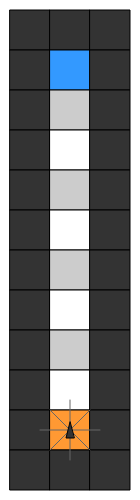
Frame 1 (no input)
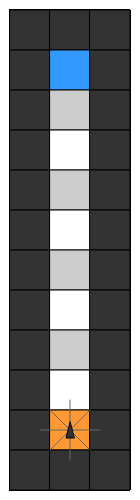
Frame 60 (no input)
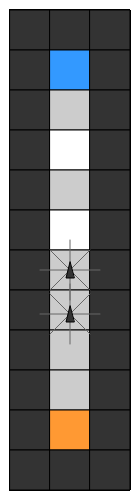
Frame 120 (the mouse pressed at the canvas centre since frame 60)

The p5.js sketch that drew these frames (run headless with seeded random() and noise() and a simulated clock; from frame 60 on, the mouse is pressed at the canvas centre):

// p5.js sketch
// ── sketch.js
// A | B | C
// ---------
// ctr |   A
//
// ctr: train, cancel; play, stop

let modes;
let maps;

function setup() {
  const configs = [
    mapSmall,
    // mapMedium,
  ];

  modes = new Modes;
  modes.setCurrent(modes.place);

  let x = 10, y = 10, h = 0;
  maps = configs.map(
    (config) => {
      const map = new Map(x, y, config);
      x += map.bounds.width + 10;
      h = max(map.bounds.bottom + 10, h);

      return map;
    }
  );

  frameRate(30);
  createCanvas(x, h);

  // var button = createButton("WALL");
  // button.position(10, 10);
  // button.mousePressed(changeBG);
}

function draw() {
  modes.update();

  for(let map of maps)
    map.update();
}

function keyTyped() {
  modes.keyboard();
}

function mousePressed() {
  handleMouse();
}
function mouseDragged() {
  handleMouse();
}

function handleMouse() {
  modes.mouse();
}

const speedMax = 2;
const speedAcc = .1;
const speedDec = .2;
var speed = 0;

// class Player {
//   constructor(index) {
//     this.size = 10;
//     this.rotation = PI * 1.5;
//     this.score = 0;
//     this.index = -1;
//
//     this.acceleration = createVector(0, 0);
//     this.velocity = createVector(0, 0);
//     this.r = 4;
//     this.maxSpeed = 1;    // Maximum speed
//     this.maxForce = 0.5; // Maximum steering force
//
//     const x = index % w;
//     const y = floor(index / w);
//     this.setPosition(tileSize * (x + .5), tileSize * (y + .5));
//   }
//
//   setPosition(x, y) {
//     const index = getIndex(x, y);
//
//     if(!isWalkable(_map[index]))
//       return false;
//
//     // if(this.index > -1) {
//     //   let desired = p5.Vector.sub(createVector(x, y), this.position);
//     //
//     //   // let d = desired.mag();
//     //   // if (d <= 100) {
//     //   //   let m = map(d, 0, 100, 0, this.maxSpeed);
//     //   //   desired.setMag(m);
//     //   // } else {
//     //   //   desired.setMag(this.maxSpeed);
//     //   // }
//     //
//     //   let steering = p5.Vector.sub(desired, this.velocity);
//     //   // steering.limit(this.maxForce);
//     //   this.acceleration.add(steering);
//     //   // this.acceleration.limit(this.maxSpeed);
//     //
//     //   this.velocity.add(this.acceleration);
//     //   this.velocity.limit(this.maxSpeed);
//     //   this.position.add(this.velocity);
//     //   // this.acceleration.set(0, 0);
//     // }
//
//     if(this.index != index) {
//       if(this.index > -1) {
//         this.score += getReward(_map[index]);
//         this.score += stepCost;
//       } else
//         this.position = createVector(x, y);
//
//       this.index = index;
//
//       if(_map[index] == REWARD)
//         _map[index] = FLOOR;
//     }
//
//     this.x = this.position.x;
//     this.y = this.position.y;
//
//     return true;
//   }
//
//   // moveX(delta) {
//   //   let theta = this.acceleration.heading();
//   //
//   //   this.acceleration.add(createVector(cos(theta + delta), sin(theta + delta)));
//   // }
//   // moveY(delta) {
//   //   let theta = this.acceleration.heading();
//   //
//   //   // this.setPosition(this.x, this.y + delta);
//   //   this.applyForce(this.seek(createVector(this.position.x + cos(theta), this.position.y + sin(theta))));
//   // }
//   //
//   // seek(target) {
//   //   const desired = p5.Vector.sub(target, this.position); // A vector pointing from the location to the target
//   //
//   //   // Scale to maximum speed
//   //   desired.setMag(this.maxSpeed);
//   //
//   //   // Steering = Desired minus velocity
//   //   const steer = p5.Vector.sub(desired, this.velocity);
//   //   steer.limit(this.maxForce); // Limit to maximum steering force
//   //
//   //   return steer;
//   //   //this.applyForce(steer);
//   // }
//
//   update() {
//     const theta = this.velocity.heading();
//
//     this.acceleration.add(createVector(cos(theta + steer), sin(theta + steer * speed)));
//
//     this.velocity.add(this.acceleration);
//     this.velocity.limit(speed);
//     // if(this.setPosition(this.velocity.x, this.velocity.y))
//     this.position.add(this.velocity);
//     this.acceleration.mult(0);
//   }
//
//   applyForce(force) {
//     // We could add mass here if we want A = F / M
//     this.acceleration.add(force);
//   }
//
//   boundaries() {
//     const d = 25;
//
//     let desired = null;
//
//     if (this.position.x < d) {
//       desired = createVector(this.maxSpeed, this.velocity.y);
//     } else if (this.position.x > width - d) {
//       desired = createVector(-this.maxSpeed, this.velocity.y);
//     }
//
//     if (this.position.y < d) {
//       desired = createVector(this.velocity.x, this.maxSpeed);
//     } else if (this.position.y > height - d) {
//       desired = createVector(this.velocity.x, -this.maxSpeed);
//     }
//
//     if (desired !== null) {
//       desired.normalize();
//       desired.mult(this.maxSpeed);
//       const steer = p5.Vector.sub(desired, this.velocity);
//       steer.limit(this.maxForce);
//       this.applyForce(steer);
//     }
//   }
//
//   draw() {
//     fill(51);
//     // ellipse(this.x, this.y, this.size, this.size);
//
//     let theta = this.velocity.heading() + PI * .5;
//
//     push();
//     translate(this.position.x, this.position.y);
//     rotate(theta);
//     beginShape();
//     vertex(0, -this.r * 2);
//     vertex(-this.r, this.r * 2);
//     vertex(this.r, this.r * 2);
//     endShape(CLOSE);
//     pop();
//   }
// }

// ── Board.js
const wallSize = 4;
const wallSize2 = wallSize / 2;

class Board {
  constructor(x, y, config) {
    this.x = x;
    this.y = y;
    this.config = config;

    // TODO: Remove!
    Object.assign(this, config);

    this.iterationSpeed = 1;
    this.iterationCount = config.iterations.length;

    this.paused = false;

    this.resetTiles();

    this.players = [];
    this.playerIdGen = 0;

    this.log = [];
  }

  resetTiles() {
    const { config } = this;

    this.setBoardSize(config.boardSize);
    this.setEdges(config.edges);
    this.setFood([]);

    this.startIndex = config.startIndex;
    this.endIndex = config.endIndex;

    this.paths = bfs(this, this.startIndex, this.endIndex);
  }
  setBoardSize(boardSize) {
    this.boardSize = boardSize;

    this.bounds = new BoardBounds(
      this.x, this.y,
      boardSize * this.config.tileSize,
      boardSize * this.config.tileSize
    );

    createCanvas(this.bounds.right + 10 + 400, this.bounds.bottom + 10);

    this.tiles = Array.from(
      Array(boardSize * boardSize),
      (_, index) => new BoardTile(this, index)
    );
  }
  setEdges(edges) {
    this.edges = edges;

    if(edges) {
      for(let e of edges)
        this.toggleEdge(this.tiles[e[0]], this.tiles[e[1]]);
    }
  }
  toggleEdge(a, b) {
    if(a.neighbors.indexOf(b.index) > -1) {
      if(a.edges.has(b.index)) {
        a.edges.delete(b.index);
        b.edges.delete(a.index);
      } else {
        a.edges.add(b.index);
        b.edges.add(a.index);
      }
    }
  }
  setFood(food) {
    this.food = new Set(food);
  }

  update() {
    const { bounds, tiles } = this;

    push();
    translate(bounds.left, bounds.top);

    for(let tile of tiles)
      tile.update();

    for(let i = 0; i < this.iterationSpeed; ++i) {
      for(let player of this.players)
        player.update();
    }

    fill(0);

    for(let t of tiles) {
      if(t.neighbors[0] == -1 || !t.edges.has(t.neighbors[0])) {
        rect(t.bounds.left - wallSize2, t.bounds.top - wallSize2, t.bounds.width + wallSize, wallSize); // top
      }
      if(t.neighbors[1] == -1 || !t.edges.has(t.neighbors[1])) {
        rect(t.bounds.left - wallSize2, t.bounds.top - wallSize2, wallSize, t.bounds.height + wallSize); // left
      }
      if(t.neighbors[2] == -1 || !t.edges.has(t.neighbors[2])) {
        rect(t.bounds.right - wallSize2, t.bounds.top - wallSize2, wallSize, t.bounds.height + wallSize); // right
      }
      if(t.neighbors[3] == -1 || !t.edges.has(t.neighbors[3])) {
        rect(t.bounds.left - wallSize2, t.bounds.bottom - wallSize2, t.bounds.width + wallSize, wallSize); // bottom
      }
    }

    textAlign(LEFT, TOP);
    textSize(20);
    text(this.log.join("\n"), bounds.width + 10, 0);

    pop();
  }

  isStart(tile) {
    return tile.index == this.startIndex;
  }
  isEnd(tile) {
    return tile.index == this.endIndex;
  }
  isWalkable(tile) {
    return tile.edges.size > 0;
  }

  getColor(tile) {
    if(this.food.has(tile.index))
      return color(255);

    if(tile.index == this.startIndex)
      return red;

    if(tile.index == this.endIndex)
      return blue;

    return color(204);
  }

  toIndex(x, y) {
    if(x < 0 || x >= this.boardSize || y < 0 || y >= this.boardSize)
      return -1;

    return x + this.boardSize * y;
  }
  fromIndex(index) {
    return [
      index % this.boardSize,
      Math.floor(index / this.boardSize),
    ];
  }

  localToX(x) {
    return floor(x / this.tileSize);
  }
  localToY(y) {
    return floor(y / this.tileSize);
  }
  localToIndex(x, y) {
    return this.toIndex(
      this.localToX(x),
      this.localToY(y)
    );
  }

  get(index) {
    if(index < 0)
      return undefined;

    return this.tiles[index];
  }

  getTargets(tileIndex, targets) {
    const { tiles } = this;

    const tile = tiles[tileIndex];

    const items = [];

    for(let i = 0, n = tile.neighbors.length; i < n; ++i) {
      if(tile.neighbors[i] < 0 || !tile.edges.has(tile.neighbors[i]))
        continue;

      let item = this.getTargetDirection(tile.neighbors[i], i, targets);

      if(item > -1)
        items.push(item);
    }

    return items;
  }

  getTargetDirection(tileIndex, i, targets) {
    const tile = this.tiles[tileIndex];

    if(!this.isWalkable(tile))
      return -1;

    if(targets.indexOf(tileIndex) > -1)
      return tileIndex;

    const neighborIndex = tile.neighbors[i];

    if(neighborIndex < 0)
      return -1;

    return this.getTargetDirection(neighborIndex, i, targets);
  }

  placePlayerAt(index, config) {
    const player = new Player(this, ++this.playerIdGen, config);

    // this.log.unshift(`placed ${player.name} at ${index}`);

    this.players.push(player);

    return player;
  }

  removePlayer(player) {
    const { players } = this;

    const index = players.indexOf(player);

    if(index < 0)
      return;

    players.splice(index, 1);
  }

  toConfig() {
    return {
      boardSize: this.boardSize,
      tileSize: this.tileSize,
      edges: this.tiles.reduce(
        (list, tile) => [
          ...list,
          ...Array.from(tile.edges).reduce(
            (edges, t) => tile.index < t ? [
              ...edges,
              [ tile.index, t ]
            ] : edges, []
          )
        ], []
      ),
      startIndex: this.startIndex,
      endIndex: this.endIndex,
      iterations: this.iterations,
      food: Array.from(this.food),
    };
  }

  toJson() {
    return JSON.stringify(this.toConfig());
  }
}

class BoardBounds {
  constructor(l, t, w, h) {
    this.left = l;
    this.top = t;
    this.right = l + w;
    this.bottom = t + h;
    this.width = w;
    this.height = h;
  }

  contains(x, y) {
    if(x < this.left || y < this.top
    || x > this.right || y > this.bottom)
      return false;

    return true;
  }

  toLocalX(x) {
    return x - this.left;
  }

  toLocalY(y) {
    return y - this.top;
  }
}

// ── BoardTile.js
class BoardTile {
  constructor(board, index) {
    this.board = board;
    this.index = index;

    const [ x, y ] = board.fromIndex(index);

    this.neighbors = [
      // board.toIndex(x - 1, y - 1), // tl
      board.toIndex(x, y - 1), // tc
      // board.toIndex(x + 1, y - 1), // tr
      board.toIndex(x - 1, y), // l
      board.toIndex(x + 1, y), // r
      // board.toIndex(x - 1, y + 1), // bl
      board.toIndex(x, y + 1), // bc
      // board.toIndex(x + 1, y + 1), // br
    ];

    this.edges = new Set;

    this.bounds = new BoardTileBounds(
      x, y,
      board.tileSize, board.tileSize
    );
  }

  getWalkableNeighbors() {
    return Array.from(this.edges);
  }

  isDeadEnd() {
    return this.getWalkableNeighbors().length <= 1;
  }

  isFork() {
    return this.getWalkableNeighbors().length > 2;
  }

  update() {
    const { bounds, index, board } = this;

    const c = board.getColor(this);

    if(!c)
      return;

    fill(board.players.length && board.players[0].visited.indexOf(index) > -1 ? color(255, 204, 153) : c);

    rect(
      bounds.left, bounds.top,
      bounds.width, bounds.height
    );

    if(board.isWalkable(this)) {
      // var value = board.players.length > 0 ? board.players[0].counted[index].toString() : index.toString();
      // var value = board.players.length > 0 && board.players[0].currentScores ? board.players[0].currentScores[index].toString() : index.toString();
      var value = index.toString();

      if(board.isStart(this))
        value = "S";
      else if(board.isEnd(this))
        value = "E";

      fill(51);
      textSize(bounds.width / 2);
      textAlign(CENTER, CENTER);
      text(value, bounds.centerX, bounds.centerY);
    }
  }
}

class BoardTileBounds {
  constructor(x, y, w, h) {
    const l = this.left = x * w;
    const t = this.top = y * h;
    this.right = l + w;
    this.bottom = t + h;
    this.width = w;
    this.height = h;

    this.centerX = l + w * .5;
    this.centerY = t + h * .5;

    this.center = createVector(this.centerX, this.centerY);
  }
}

// ── Map.js
class Map {
  constructor(x, y, config) {
    Object.assign(this, config);

    this.bounds = new MapBounds(
      x, y,
      config.columns * config.tileWidth,
      config.rows * config.tileHeight
    );

    this.tiles = config.data.map(
      (type, index) => new MapTile(this, index, type)
    );

    this.players = [];

    const startIndex = config.data.findIndex(
      (type) => type == START
    );
    this.placePlayerAt(startIndex);
  }

  update() {
    const { bounds } = this;

    push();
    translate(bounds.left, bounds.top);

    for(let tile of this.tiles)
      tile.update();

    for(let player of this.players)
      player.update();

    pop();
  }

  toIndex(x, y) {
    if(x < 0 || x >= this.columns || y < 0 || y >= this.rows)
      return undefined;

    return x + this.columns * y;
  }
  fromIndex(index) {
    return [
      index % this.columns,
      Math.floor(index / this.columns),
    ];
  }

  localToX(x) {
    return floor(x / this.tileWidth);
  }
  localToY(y) {
    return floor(y / this.tileHeight);
  }
  localToIndex(x, y) {
    return this.toIndex(
      this.localToX(x),
      this.localToY(y)
    );
  }

  get(index) {
    return this.tiles[index];
  }

  setCurrentPlayer(currentPlayer) {
    if(this.currentPlayer)
      this.currentPlayer.states.setCurrent(this.currentPlayer.states.idle);

    this.currentPlayer = currentPlayer;

    if(currentPlayer)
      currentPlayer.states.setCurrent(currentPlayer.states.manual);
  }

  placePlayerAt(index) {
    console.log("placed player at tile", index);

    const player = new Player(this, index);

    this.players.push(player);

    this.setCurrentPlayer(player);
  }

  removePlayer(player) {
    const { players } = this;

    const index = players.indexOf(player);

    if(index < 0)
      return;

    players.splice(index, 1);
  }
}

class MapBounds {
  constructor(l, t, w, h) {
    this.left = l;
    this.top = t;
    this.right = l + w;
    this.bottom = t + h;
    this.width = w;
    this.height = h;
  }

  contains(x, y) {
    if(x < this.left || y < this.top
    || x > this.right || y > this.bottom)
      return false;

    return true;
  }

  toLocalX(x) {
    return x - this.left;
  }

  toLocalY(y) {
    return y - this.top;
  }
}

// ── MapTile.js
class MapTile {
  constructor(map, index, type) {
    this.map = map;
    this.index = index;
    this.type = type;

    const [ x, y ] = map.fromIndex(index);

    this.neighbors = [
      map.toIndex(x - 1, y - 1), // tl
      map.toIndex(x, y - 1), // tc
      map.toIndex(x + 1, y - 1), // tr
      map.toIndex(x - 1, y), // l
      map.toIndex(x + 1, y), // r
      map.toIndex(x - 1, y + 1), // bl
      map.toIndex(x, y + 1), // bc
      map.toIndex(x + 1, y + 1), // br
    ];

    this.bounds = new MapTileBounds(
      x, y,
      map.tileWidth, map.tileHeight
    );
  }

  setType(type) {
    this.type = type;
  }

  update() {
    const { bounds } = this;

    const color = getColor(this.type);

    if(!color)
      return;

    fill.apply(null, color);

    rect(
      bounds.left, bounds.top,
      bounds.width, bounds.height
    );
  }
}

class MapTileBounds {
  constructor(x, y, w, h) {
    const l = this.left = x * w;
    const t = this.top = y * h;
    this.right = l + w;
    this.bottom = t + h;
    this.width = w;
    this.height = h;

    this.centerX = l + w * .5;
    this.centerY = t + h * .5;
  }
}

// ── Modes.js
class Modes {
  constructor() {
    this.place = new PlaceMode;
    this.edit = new EditMode;
  }

  setCurrent(mode) {
    if(this.mode == mode)
      return;

    this.mode = mode;

    console.log("switched to", mode.constructor.name);
  }

  update() {
    if(this.mode)
      this.mode.update();
  }

  keyboard() {
    if(key == "p") {
      this.setCurrent(this.place);
    } else if(key == "e") {
      this.setCurrent(this.edit);
    } else if(this.mode)
      this.mode.keyboard();
  }

  mouse() {
    if(this.mode)
      this.mode.mouse();
  }
}

class Mode {
  keyboard() {

  }

  mouse() {

  }

  update() {

  }
}
class PlaceMode extends Mode {
  mouse() {
    const map = maps.find(
      (map) => map.bounds.contains(mouseX, mouseY)
    );

    if(!map)
      return;

    const localX = map.bounds.toLocalX(mouseX);
    const localY = map.bounds.toLocalY(mouseY);

    const tileIndex = map.localToIndex(localX, localY);

    const tile = map.get(tileIndex);

    if(!tile)
      return;

    if(!isWalkable(tile.type))
      return;

    map.placePlayerAt(tileIndex);
  }

  update() {

  }
}
class EditMode extends Mode {
  constructor() {
    super();

    this.selectedType = FLOOR;
  }

  keyboard() {
    const type = +key;

    if(!isEditable(type))
      return;

    this.selectedType = type;
  }

  mouse() {
    const map = maps.find(
      (map) => map.bounds.contains(mouseX, mouseY)
    );

    if(!map)
      return;

    const localX = map.bounds.toLocalX(mouseX);
    const localY = map.bounds.toLocalY(mouseY);

    const tileIndex = map.localToIndex(localX, localY);

    const tile = map.get(tileIndex);

    if(!tile)
      return;

    if(!isEditable(tile.type))
      return;

    map.get(tileIndex).setType(this.selectedType);
  }

  update() {

  }
}

// ── Player.js
const angleSpeed = Math.PI / 16;
const stepCost = -.1;

class Player {
  constructor(map, tileIndex) {
    this.map = map;
    this.tileIndex = tileIndex;

    this.radius = 4;
    this.angle = 0;
    this.speed = 0;

    const tile = map.get(tileIndex);

    this.position = createVector(tile.bounds.centerX, tile.bounds.centerY);

    this.states = new PlayerStates(this);
  }

  applyAngleRatio(ratio) {
    this.angle += ratio * angleSpeed;
  }
  applySpeedRatio(ratio) {
    this.speed = ratio * 2;
  }

  setPosition(x, y) {
    const { map } = this;

    const tileIndex = map.localToIndex(x, y);

    const tile = map.get(tileIndex);

    let walkable = [];
    let correct = false;
    // for(let neighborIndex of tile.neighbors) {
    //   const neighbor = neighborIndex && map.get(neighborIndex);
    //
    //   if(neighbor && isWalkable(neighbor.type)) {
    //     walkable.push(neighbor);
    //
    //     continue;
    //   }
    //
    //   if()
    //
    //   correct = true;
    // }

    if(correct) {
      // const neighbor = walkable[i];

      const direction = -this.angle - HALF_PI;

      // NOTE: setPosition might override position and angle
      this.setPosition(
        x + cos(direction) * this.speed,
        y + sin(direction) * this.speed
      );

      return;
    }

    // console.log(dist(x, y, neighbor.bounds.centerX, neighbor.bounds.centerY));

    // if(isWalkable(tile.type)) {
      this.position.x = x;
      this.position.y = y;

      if(this.tileIndex != tileIndex) {
        if(this.tileIndex > -1) {
          this.score += getReward(tile);
          this.score += stepCost;
        }
        // else
        //   this.position = createVector(x, y);

        this.tileIndex = tileIndex;

        if(map.get(tileIndex).type == REWARD)
          map.get(tileIndex).setType(FLOOR);
      }
    // } else {
    //   const t = map.get(this.tileIndex);
    //
    //   this.position.x = t.bounds.centerX;
    //   this.position.y = t.bounds.centerY;
    // }
  }

  update() {
    const { position, radius, speed } = this;

    this.states.update();

    const direction = this.angle - HALF_PI;

    console.log(this.angle);

    // NOTE: setPosition might override position and angle
    this.setPosition(
      position.x + cos(direction) * speed,
      position.y + sin(direction) * speed
    );

    fill(51);

    push();
    translate(position.x, position.y);
    rotate(this.angle);
    stroke(102);
    line(-20, -20, 0, 0);
    line(0, -30, 0, 0);
    line(20, -20, 0, 0);
    line(-30, 0, 0, 0);
    line(30, 0, 0, 0);
    line(-20, 20, 0, 0);
    line(0, 30, 0, 0);
    line(20, 20, 0, 0);
    stroke(0);
    triangle(
      0, -radius * 2,
      -radius, radius * 2,
      radius, radius * 2
    );
    pop();
  }
}

// ── PlayerStates.js
class PlayerStates {
  constructor(player) {
    this.player = player;

    this.manual = new PlayerManualState(this);
    this.idle = new PlayerIdleState(this);
    this.explore = new PlayerExploreState(this);
    this.run = new PlayerRunState(this);
  }

  setCurrent(state) {
    if(this.state == state)
      return;

    if(this.state) {
      console.log("exited", this.state.constructor.name);

      this.state.exit();
    }

    this.state = state;

    if(state) {
      console.log("entered", state.constructor.name);

      state.enter();
    }
  }

  update() {
    if(this.state)
      this.state.update();
  }
}

class PlayerState {
  constructor(states) {
    this.states = states;
  }

  enter() {

  }

  exit() {

  }

  update() {

  }
}
class PlayerManualState extends PlayerState {
  constructor(states) {
    super(states);

    this.angleRatioAcc = .1;
    this.angleRatio = 0;

    this.speedRatioAcc = .1;
    this.speedRatio = 0;
  }

  update() {
    const { player } = this.states;

    if(keyIsDown(LEFT_ARROW)) {
      this.angleRatio = max(this.angleRatio - this.angleRatioAcc, -1);
    } else if(keyIsDown(RIGHT_ARROW)) {
      this.angleRatio = min(this.angleRatio + this.angleRatioAcc, 1);
    } else if(abs(this.angleRatio) < .01) {
      this.angleRatio *= .9;
    } else {
      this.angleRatio = 0;
    }

    if(keyIsDown(UP_ARROW)) {
      this.speedRatio = min(this.speedRatio + this.speedRatioAcc, 1);
    } else if(keyIsDown(DOWN_ARROW)) {
      this.speedRatio = max(this.speedRatio - this.speedRatioAcc, -.25);
    } else if(abs(this.speedRatio) < .01) {
      this.speedRatio *= .9;
    } else {
      this.speedRatio = 0;
    }

    player.applyAngleRatio(this.angleRatio);
    player.applySpeedRatio(this.speedRatio);
  }
}
class PlayerIdleState extends PlayerState {
  constructor(states) {
    super(states);
  }

  enter() {
    this.states.player.applySpeedRatio(0);
  }

  update() {
    const { states } = this;
    const { player } = states;
    const { map } = player;

    const tile = map.get(player.tileIndex);

    if(isEnd(tile.type)) {
      map.removePlayer(player);

      return;
    }

    states.setCurrent(states.explore);
  }
}
class PlayerExploreState extends PlayerState {
  constructor(states) {
    super(states);
  }

  update() {
    const { states } = this;
    const { player } = states;
    const { map } = player;

    const tile = map.get(player.tileIndex);

    if(isEnd(tile.type)) {
      states.setCurrent(states.idle);

      return;
    }

    const neighbor = tile.neighbors.find((neighbor) => isWalkable(neighbor));


    // player.applyAngleRatio(this.angleRatio);
    player.applySpeedRatio(1);
  }
}
class PlayerRunState extends PlayerState {
  constructor(states) {
    super(states);
  }
}

// ── bfs.js
function bfs(map, start, end) {
  const queue = [[ start ]];

  const paths = [];

  while(queue.length) {
    const path = queue.shift();
    const last = path[path.length - 1];

    if(last == end)
      paths.push(path);
    
    const tile = map.get(last);

    for(let i = 0, n = tile.neighbors.length; i < n; ++i) {
      const neighbor = map.get(tile.neighbors[i]);
      
      if(neighbor && isWalkable(neighbor.type) && path.indexOf(neighbor.index) < 0)
        queue.push([ ...path, neighbor.index ]);
    }
  }

  return paths;
}

// ── boards.js
const spiral1 = {
  "boardSize": 5,
  "tileSize": 40,
  "edges": [[0,1],[0,5],[1,2],[2,3],[3,4],[5,10],[6,7],[6,11],[7,8],[8,9],[9,14],[10,15],[11,12],[12,13],[13,18],[14,19],[15,16],[16,17],[17,18],[19,24],[20,21],[21,22],[22,23],[23,24]],
  "startIndex": 20,
  "endIndex": 4,
  "iterations": [
    [ 24, 9, 6, 11, 13, 18, 15, 0 ]
  ]
};

const spiral2 = {
  boardSize: 10,
  tileSize: 40,
  edges: [[0,1],[0,10],[1,2],[2,3],[3,4],[4,5],[5,6],[6,7],[7,8],[8,9],[10,20],[11,12],[11,21],[12,13],[13,14],[14,15],[15,16],[16,17],[17,18],[18,19],[19,29],[20,30],[21,31],[22,23],[22,32],[23,24],[24,25],[25,26],[26,27],[27,28],[28,38],[29,39],[30,40],[31,41],[32,42],[33,34],[33,43],[34,35],[35,36],[36,37],[37,47],[38,48],[39,49],[40,50],[41,51],[42,52],[43,53],[44,45],[45,46],[45,55],[46,56],[47,57],[48,58],[49,59],[50,60],[51,61],[52,62],[53,54],[54,55],[56,66],[57,67],[58,68],[59,69],[60,70],[61,71],[62,63],[63,64],[64,65],[65,66],[67,77],[68,78],[69,79],[70,80],[71,72],[72,73],[73,74],[74,75],[75,76],[76,77],[78,88],[79,89],[80,81],[81,82],[82,83],[83,84],[84,85],[85,86],[86,87],[87,88],[89,99],[90,91],[91,92],[92,93],[93,94],[94,95],[95,96],[96,97],[97,98],[98,99]],
  startIndex: 90,
  endIndex: 9,
  iterations: [null],
};

const boards = [
  spiral1,
  spiral2,
]

// ── maps.js
const mapSmall = {
  columns: 3,
  rows: 12,
  tileWidth: 40,
  tileHeight: 40,
  data: [
    0, 0, 0,
    0, 4, 0,
    0, 1, 0,
    0, 2, 0,
    0, 1, 0,
    0, 2, 0,
    0, 1, 0,
    0, 2, 0,
    0, 1, 0,
    0, 2, 0,
    0, 3, 0,
    0, 0, 0
  ],
};

const mapMedium = {
  columns: 10,
  rows: 12,
  tileWidth: 40,
  tileHeight: 40,
  data: [
    -1, -1, -1, -1, -1, -1, -1, 0, 0, 0,
    0, 0, 0, 0, 0, 0, 0, 0, 4, 0,
    0, 1, 2, 1, 2, 1, 0, 0, 2, 0,
    0, 2, 0, 2, 0, 2, 1, 2, 1, 0,
    0, 1, 0, 1, 0, 0, 0, 0, 5, 0,
    0, 2, 0, 2, 0, 2, 1, 2, 1, 0,
    0, 1, 0, 1, 0, 0, 2, 0, 2, 0,
    0, 2, 0, 2, 1, 2, 1, 0, 1, 0,
    0, 1, 0, 0, 0, 0, 0, 0, 2, 0,
    0, 2, 1, 2, 1, 2, 1, 2, 1, 0,
    0, 3, 0, 0, 0, 0, 0, 0, 0, 0,
    0, 0, 0, -1, -1, -1, -1, -1, -1, -1,
  ],
};

// ── players.js
// higher threshold (0..1) increases chances

const byron = {
  name: "Byron",
  explorationThreshold: .5,
  explorationThresholdDelta: .05,
  backtrackingThreshold: .1,
};
const ada = {
  name: "Ada",
  explorationThreshold: .5,
  explorationThresholdDelta: .05,
  backtrackingThreshold: .1,
};
const kiki = {
  name: "Kiki",
  explorationThreshold: .5,
  explorationThresholdDelta: .2,
  backtrackingThreshold: 0,
};
const george = {
  name: "George",
  explorationThreshold: .5,
  explorationThresholdDelta: .1,
  backtrackingThreshold: 0,
};
const mala = {
  name: "Mala",
  explorationThreshold: .5,
  explorationThresholdDelta: .1,
  backtrackingThreshold: 0,
};

const players = [
  byron,
  ada,
  kiki,
  george,
  mala,
];
// ── types.js
const EMPTY = -1;
const WALL = 0;
const FLOOR = 1;
const REWARD = 2;
const START = 3;
const END = 4;
const PENALTY = 5;

function isWalkable(type) {
  if(type == EMPTY || type == WALL)
    return false;

  return true;
}

function isEnd(type) {
  return type == END;
}

function isEditable(type) {
  return type == FLOOR || type == REWARD || type == PENALTY;
}

function getColor(type) {
  if(type == EMPTY)
    return undefined;

  if(type == REWARD)
    return [ 255 ];

  if(type == FLOOR)
    return [ 204 ];

  if(type == START)
    return [ 255, 153, 51 ];

  if(type == END)
    return [ 51, 153, 255 ];

  if(type == PENALTY)
    return [ 102 ];

  // wall
  return [ 51 ];
}

function getReward(type) {
  if(type == END)
    return 10;

  if(type == START)
    return -10;

  if(type == REWARD)
    return 1;

  if(type == PENALTY)
    return -1;

  return 0;
}
